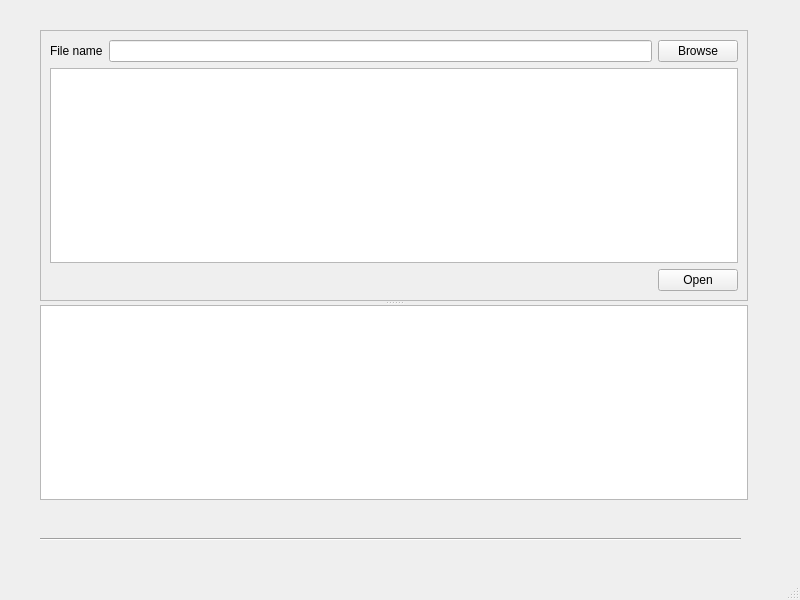
<?xml version="1.0" encoding="UTF-8"?>
<ui version="4.0">
 <class>MainWindow</class>
 <widget class="QMainWindow" name="MainWindow">
  <property name="geometry">
   <rect>
    <x>0</x>
    <y>0</y>
    <width>800</width>
    <height>600</height>
   </rect>
  </property>
  <property name="windowTitle">
   <string>Sample Sheet finder</string>
  </property>
  <widget class="QWidget" name="centralwidget">
   <widget class="Line" name="line">
    <property name="geometry">
     <rect>
      <x>40</x>
      <y>529</y>
      <width>701</width>
      <height>21</height>
     </rect>
    </property>
    <property name="orientation">
     <enum>Qt::Horizontal</enum>
    </property>
   </widget>
   <widget class="QSplitter" name="splitter">
    <property name="geometry">
     <rect>
      <x>40</x>
      <y>30</y>
      <width>708</width>
      <height>470</height>
     </rect>
    </property>
    <property name="orientation">
     <enum>Qt::Vertical</enum>
    </property>
    <widget class="QWidget" name="layoutWidget">
     <layout class="QHBoxLayout" name="horizontalLayout_2">
      <item>
       <widget class="QFrame" name="frame">
        <property name="frameShape">
         <enum>QFrame::StyledPanel</enum>
        </property>
        <property name="frameShadow">
         <enum>QFrame::Raised</enum>
        </property>
        <layout class="QGridLayout" name="gridLayout">
         <item row="0" column="0" colspan="2">
          <layout class="QHBoxLayout" name="horizontalLayout">
           <item>
            <widget class="QLabel" name="label_2">
             <property name="text">
              <string>File name</string>
             </property>
            </widget>
           </item>
           <item>
            <widget class="QLineEdit" name="lineEdit"/>
           </item>
           <item>
            <widget class="QPushButton" name="pushButton">
             <property name="text">
              <string>Browse</string>
             </property>
            </widget>
           </item>
          </layout>
         </item>
         <item row="1" column="0" colspan="2">
          <widget class="QTextEdit" name="textEdit"/>
         </item>
         <item row="2" column="0">
          <spacer name="horizontalSpacer">
           <property name="orientation">
            <enum>Qt::Horizontal</enum>
           </property>
           <property name="sizeHint" stdset="0">
            <size>
             <width>600</width>
             <height>20</height>
            </size>
           </property>
          </spacer>
         </item>
         <item row="2" column="1">
          <widget class="QPushButton" name="pushButton_2">
           <property name="text">
            <string>Open</string>
           </property>
          </widget>
         </item>
        </layout>
       </widget>
      </item>
     </layout>
    </widget>
    <widget class="QTextBrowser" name="TextBrowser"/>
   </widget>
  </widget>
  <widget class="QMenuBar" name="menubar">
   <property name="geometry">
    <rect>
     <x>0</x>
     <y>0</y>
     <width>800</width>
     <height>22</height>
    </rect>
   </property>
  </widget>
  <widget class="QStatusBar" name="statusbar"/>
 </widget>
 <resources/>
 <connections>
  <connection>
   <sender>pushButton</sender>
   <signal>clicked()</signal>
   <receiver>MainWindow</receiver>
   <slot>browseSlot()</slot>
   <hints>
    <hint type="sourcelabel">
     <x>723</x>
     <y>51</y>
    </hint>
    <hint type="destinationlabel">
     <x>781</x>
     <y>83</y>
    </hint>
   </hints>
  </connection>
  <connection>
   <sender>pushButton_2</sender>
   <signal>clicked()</signal>
   <receiver>MainWindow</receiver>
   <slot>writeDocSlot()</slot>
   <hints>
    <hint type="sourcelabel">
     <x>718</x>
     <y>275</y>
    </hint>
    <hint type="destinationlabel">
     <x>779</x>
     <y>267</y>
    </hint>
   </hints>
  </connection>
  <connection>
   <sender>lineEdit</sender>
   <signal>returnPressed()</signal>
   <receiver>MainWindow</receiver>
   <slot>returnedPressedSlot()</slot>
   <hints>
    <hint type="sourcelabel">
     <x>231</x>
     <y>49</y>
    </hint>
    <hint type="destinationlabel">
     <x>24</x>
     <y>329</y>
    </hint>
   </hints>
  </connection>
 </connections>
 <slots>
  <slot>browseSlot()</slot>
  <slot>writeDocSlot()</slot>
  <slot>returnedPressedSlot()</slot>
 </slots>
</ui>
